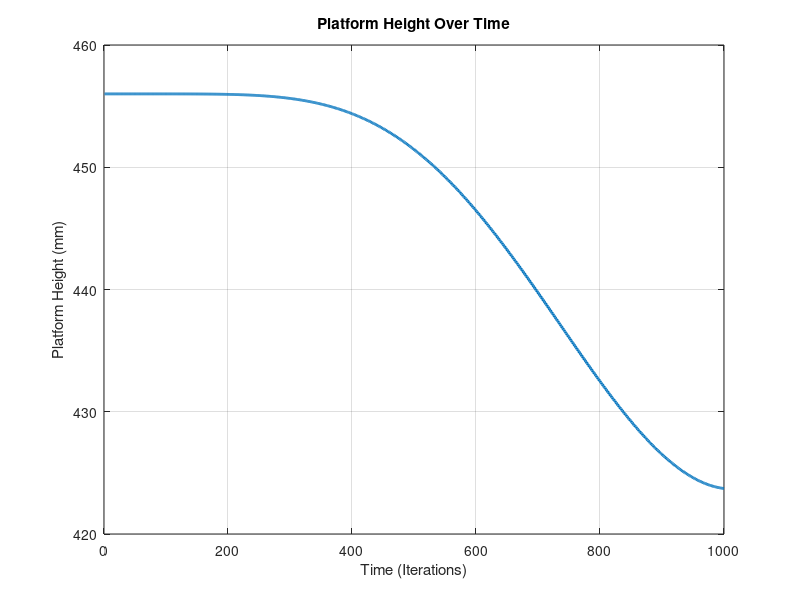
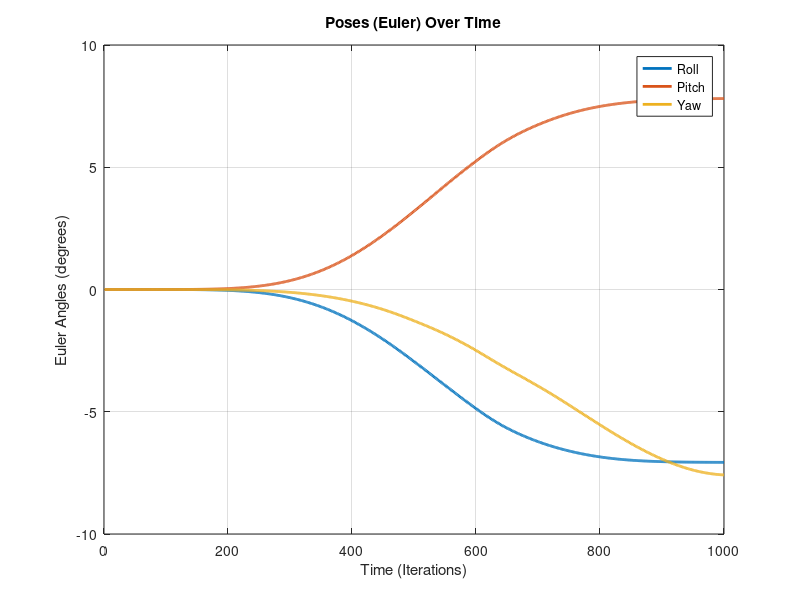
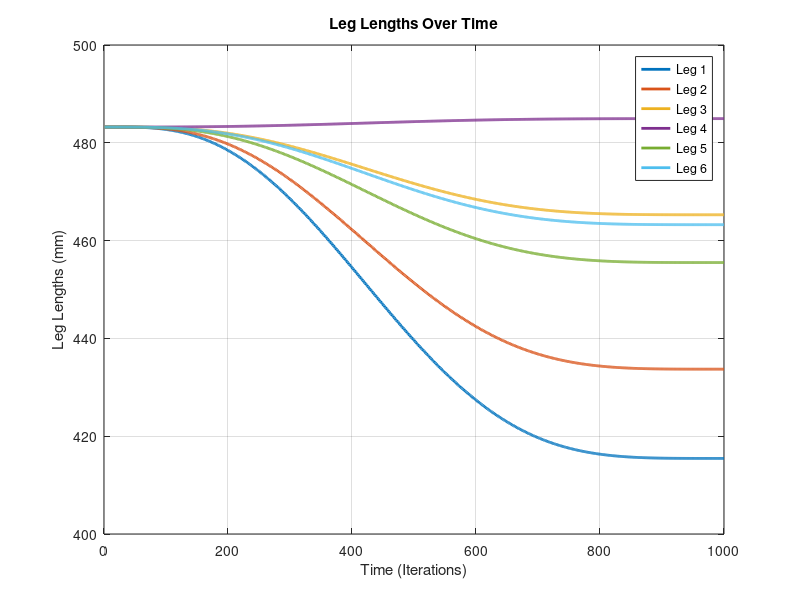

Source code (MATLAB) for these figures, in order:
clear
% Load the data
data = load('results_h.txt');

% Separate the joint angles and end positions
translation = data(:, 3);
rotation = data(:, 4:6);
leg_lengths = data(:, 7:12);

% Plot the XYZ
 figure;
 plot(translation, 'LineWidth', 2); % Thicker lines
 title('Platform Height Over Time');
 xlabel('Time (Iterations)');
 ylabel('Platform Height (mm)');
 % legend('Platform Height');
 grid on;

% Plot the Euler angles
 figure;
 plot(rotation, 'LineWidth', 2); % Thicker lines
 title('Poses (Euler) Over Time');
 xlabel('Time (Iterations)');
 ylabel('Euler Angles (degrees)');
 legend('Roll', 'Pitch', 'Yaw');
 grid on;

% Plot the leg lengths
 figure;
 plot(leg_lengths, 'LineWidth', 2); % Thicker lines
 title('Leg Lengths Over Time');
 xlabel('Time (Iterations)');
 ylabel('Leg Lengths (mm)');
 legend('Leg 1', 'Leg 2', 'Leg 3', 'Leg 4', 'Leg 5', 'Leg 6');
 grid on;

% Label the Start Point
% start_point = end_positions(1, :);
% text(start_point(1), start_point(2), start_point(3), 'Start', 'FontSize', 12, 'Color', 'green', 'FontWeight', 'bold');
% 
% % Label the End Point
% end_point = end_positions(end, :);
% text(end_point(1), end_point(2), end_point(3), 'End', 'FontSize', 12, 'Color', 'red', 'FontWeight', 'bold');
